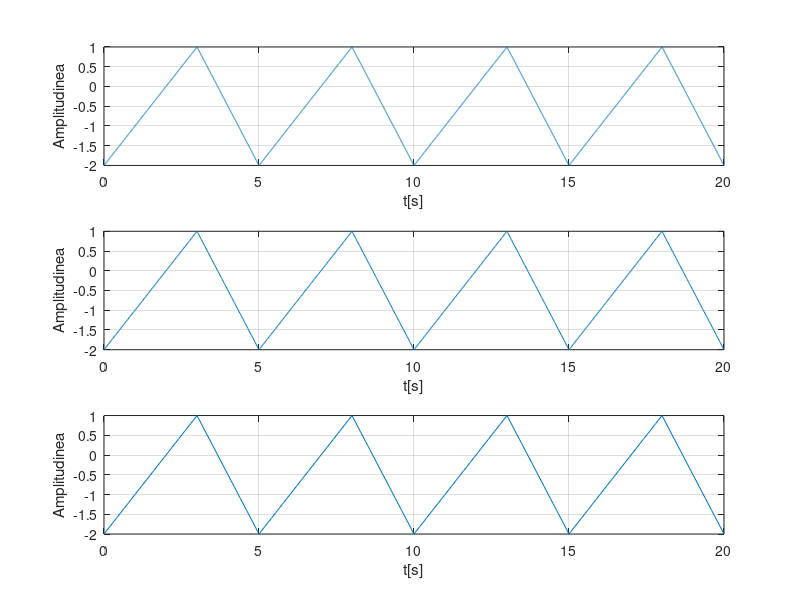

Write the MATLAB code that produced this figure.
%rezolutie temporara 2ms=0.002s
t=0:0.002:20; % vor fi afisate 4 perioade
T=5;
F=1/T;
s=1.5*sawtooth(2*pi*F*t,0.6)-0.5; % sawtooth(t) are initial perioada 2pi
% square(2*pi*F*t,25) ia valorile 1 sau -1, daca rezolvam sistemul
%a*1+b=1 , a*(-1)+b=-2, obtinem valorile a=1.5 si b=-0.5
%functia sawtooth(t,1) are panta 1/pi, introducand ca al doilea parametru
%1/pi in loc de 1 se obtine panta de crestere de 1V/s
%similar am procedat si pentru semnalul nostru care avea inaintea
%introducerii celui de-al doilea parametru panta de crestere de 0.6
%deci daca introducem ca al doilea parametru in sawtooth chiar panta
%de crestere a semnalului, il transformam intr-un semnal cu panta +1V/s

subplot(3,1,1) , plot(t,s),grid
xlabel('t[s]')
ylabel('Amplitudinea')

%rezolutie temporara 20ms=0.02s
t=0:0.02:20; % vor fi afisate 4 perioade
T=5;
F=1/T;
s=1.5*sawtooth(2*pi*F*t,0.6)-0.5; % sawtooth(t) are initial perioada 2pi
% square(2*pi*F*t,25) ia valorile 1 sau -1, daca rezolvam sistemul
%a*1+b=1 , a*(-1)+b=-2, obtinem valorile a=1.5 si b=-0.5
%functia sawtooth(t,1) are panta 1/pi, introducand ca al doilea parametru
%1/pi in loc de 1 se obtine panta de crestere de 1V/s
%similar am procedat si pentru semnalul nostru care avea inaintea
%introducerii celui de-al doilea parametru panta de crestere de 0.6
%deci daca introducem ca al doilea parametru in sawtooth chiar panta
%de crestere a semnalului, il transformam intr-un semnal cu panta +1V/s

subplot(3,1,2) , plot(t,s),grid
xlabel('t[s]')
ylabel('Amplitudinea')

%rezolutie temporara 200ms=0.2s
t=0:0.2:20; % vor fi afisate 4 perioade
T=5;
F=1/T;
s=1.5*sawtooth(2*pi*F*t,0.6)-0.5; % sawtooth(t) are initial perioada 2pi
% square(2*pi*F*t,25) ia valorile 1 sau -1, daca rezolvam sistemul
%a*1+b=1 , a*(-1)+b=-2, obtinem valorile a=1.5 si b=-0.5
%functia sawtooth(t,1) are panta 1/pi, introducand ca al doilea parametru
%1/pi in loc de 1 se obtine panta de crestere de 1V/s
%similar am procedat si pentru semnalul nostru care avea inaintea
%introducerii celui de-al doilea parametru panta de crestere de 0.6
%deci daca introducem ca al doilea parametru in sawtooth chiar panta
%de crestere a semnalului, il transformam intr-un semnal cu panta +1V/s

subplot(3,1,3) , plot(t,s),grid
xlabel('t[s]')
ylabel('Amplitudinea')